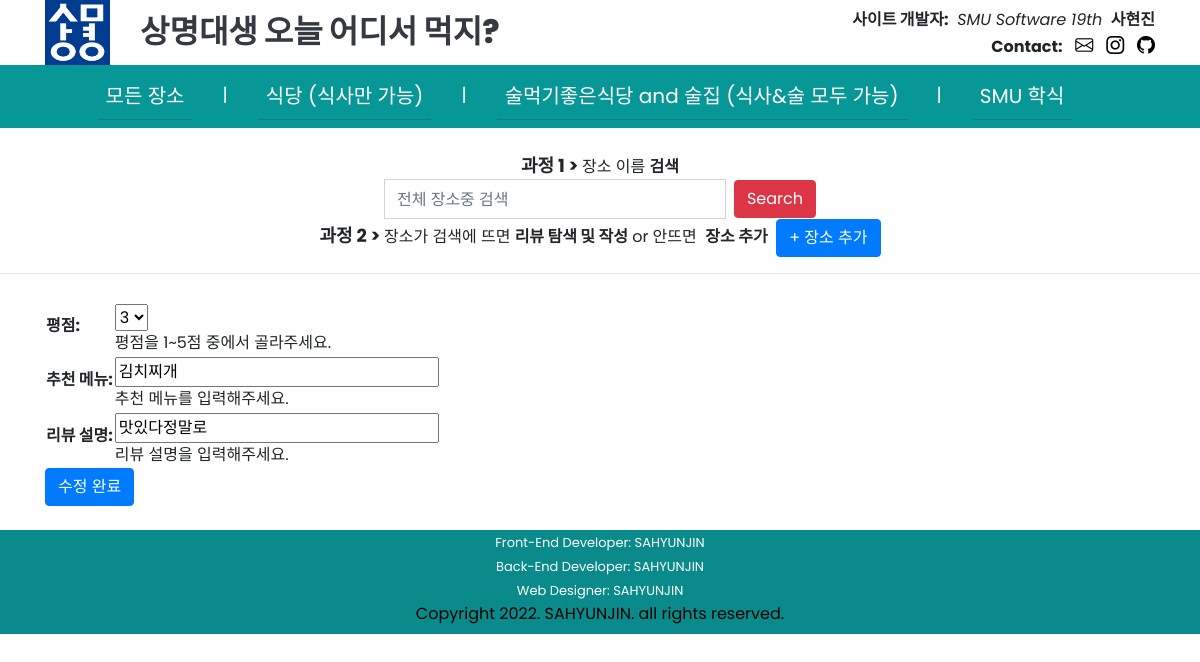
The page /SMUeat/place/2/review/2/update/ on the database its author committed.
### SMUeat/models.py (models this page shows)
class Review(models.Model):
    point = models.IntegerField()
    menu = models.CharField(max_length=30)
    comment = models.CharField(max_length = 500)
    place = models.ForeignKey(Place, on_delete=models.CASCADE)
    created_at = models.DateTimeField(auto_now_add=True)
    updated_at = models.DateTimeField(auto_now=True)

### SMUeat/views.py (the view)
# urls.py: path('place/<int:place_id>/review/<int:review_id>/update/', views.review_update, name='review-update'),
def review_update(request, place_id, review_id):
    review = get_object_or_404(Review, pk=review_id)
    place = get_object_or_404(Place, pk=place_id)
    if request.method == 'GET':
        form = ReviewForm(instance=review)
        return render(request, 'SMUeat/update_review.html', {'form': form, 'place':place, 'review':review})
    elif request.method == 'POST':
        form = ReviewForm(request.POST, instance=review)
        if form.is_valid():
            review = form.save()
            return redirect('review-list', place_id=place_id)

### SMUeat/forms.py
class ReviewForm(ModelForm):
    class Meta:
        model = Review
        fields = ['point', 'menu', 'comment', 'place']
        labels = {
            'point': _('평점'),
            'menu': _('추천 메뉴'),
            'comment': _('리뷰 설명'),
        }
        help_texts = {
            'point': _('평점을 1~5점 중에서 골라주세요.'),
            'menu': _('추천 메뉴를 입력해주세요.'),
            'comment': _('리뷰 설명을 입력해주세요.'),
        }
        widgets = {
            'place': forms.HiddenInput(),
            'point': forms.Select(choices=REVIEW_POINT_CHOICES)
        }

### SMUeat/templates/SMUeat/update_review.html (shortened to what this page needs)
{% extends 'SMUeat/base.html' %}
{% load static %}
{% block content %}
<div class="container">
    <form action="{% url 'review-update' place_id=place.id review_id=review.id %}" method="post">
        <table>
            {{ form.as_table }}
        </table>
        <button type="submit" class="btn btn-primary">수정 완료</button>
    </form>
</div>
{% endblock %}

### SMUeat/templates/SMUeat/base.html (style rules this page uses)
body { padding: 0; margin: 0; overflow-x: hidden; font-family: 'Poppins', sans-serif; }

### rows shown on the page
Review: point "3", menu "김치찌개", comment "맛있다정말로"
